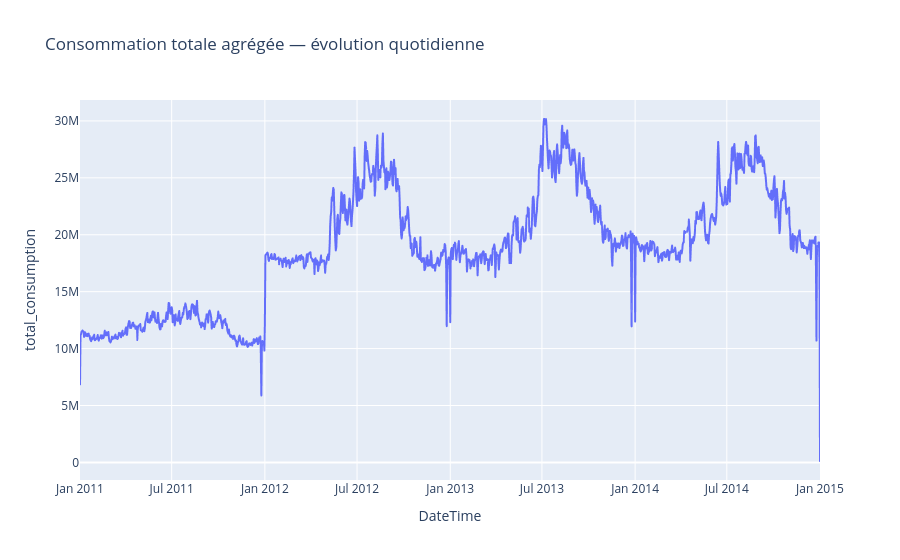

The code cell stored with this chart in its notebook:
### Markdown cell above
## 5. Vue globale de la consommation

On commence par agréger tous les clients afin d'observer la consommation totale du parc.

### Code cell
global_load = df_long.sum(axis=1).rename("total_consumption")

daily_global = global_load.resample("D").sum().reset_index()

fig = px.line(
    daily_global,
    x="DateTime",
    y="total_consumption",
    title="Consommation totale agrégée — évolution quotidienne",
)
fig.update_layout(hovermode="x unified")
fig.show()

### Figure 1 — Plotly figure (JSON) as saved in the notebook; plotly's stock layout.template omitted (floating-point values rounded to 4 significant figures; data arrays with more than 128 entries replaced by an {"elided": "..."} marker saying what was removed)
{"data": [{"hovertemplate": "DateTime=%{x}<br>total_consumption=%{y}<extra></extra>", "legendgroup": "", "line": {"color": "#636efa", "dash": "solid"}, "marker": {"symbol": "circle"}, "mode": "lines", "name": "", "showlegend": false, "type": "scattergl", "x": {"elided": "1462 str values"}, "xaxis": "x", "y": {"elided": "1462 float values"}, "yaxis": "y"}], "layout": {"hovermode": "x unified", "legend": {"tracegroupgap": 0}, "title": {"text": "Consommation totale agrégée — évolution quotidienne"}, "xaxis": {"anchor": "y", "domain": [0, 1], "title": {"text": "DateTime"}}, "yaxis": {"anchor": "x", "domain": [0, 1], "title": {"text": "total_consumption"}}}}
